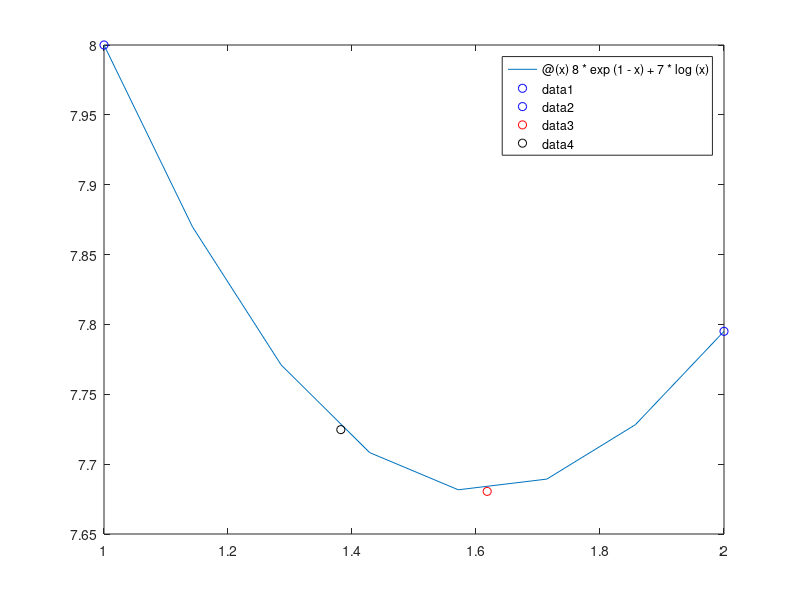

This figure's MATLAB source: (Note: this script raises an error after producing the figure.)
% f=@(x) (44*x-2)^4+(92*x-6)^2;
% a= 0;
% b= 1;
f =@(x) 8*exp(1-x)+7*log(x);
a = 1;
b = 2;

alpha = (-1 + sqrt(5))/2;
l = a + (1-alpha)*(b-a);
miu = a + alpha*(b-a);

while abs(b - a) >= 0.1
    fplot(f, [a,b])
    hold on
    plot(a,f(a), 'bo');
    plot(b,f(b), 'bo');
    plot(miu,f(miu), 'ro');
    plot(l,f(l), 'ko');
    hold off
    ant = b-a;
    if f(l) > f(miu)
        a = l;
        l = miu;
        miu = a + alpha*(b-a);
    else
        b= miu;
        miu = l;
        l = a +(1-alpha)*(b-a);
    end
    display(join(["Se redujo en", num2str(ant - abs(b-a))], ": "));
    display(a);
    display(f(a));
    display(b);
    display(f(b));
end


